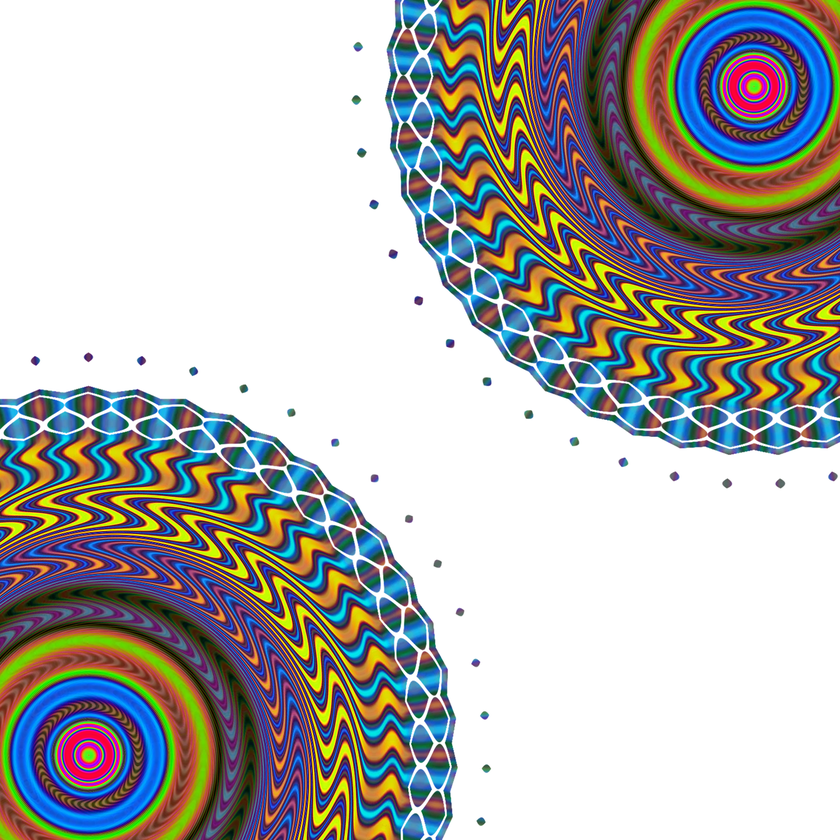
#> input picture Misc/LSD#4/LSD.png, 840 x 840 px, shrunk from 1500 x 1500 before the run
$ python decomposer.py LSD.png out
#> lines starting #> are read from the running program, lines starting #| are printed output that depends on the picture
# Aperisolve was not working so i stole this form its source code

from pathlib import Path
from PIL import Image
import numpy as np
import json
import argparse

def update_data(output_dir: Path, data: dict) -> None:
    json_path = output_dir / "results.json"
    with open(json_path, 'w', encoding='utf-8') as f:
        json.dump(data, f, indent=4)

def analyze_decomposer(input_img: Path, output_dir: Path) -> None:
    try:
        img = Image.open(input_img)
#> img is the input picture: PIL image 840x840 RGBA; mean R, G, B, A 178.3, 178.5, 176.9, 255
    except Exception as e:
        return

    img_np = np.array(img)

    if len(img_np.shape) == 2:
        channels = 1
    else:
        channels = img_np.shape[2]
#> channels = 4

    if channels > 1:
        full_names = ["Red", "Green", "Blue", "Alpha"]
        channel_names = full_names[:channels]
#> channel_names = ['Red', 'Green', 'Blue', 'Alpha']
    else:
        channel_names = ["Grayscale"]

    image_json = {}

    if channels >= 3:
        superimposed_json = []
        for bit in range(8):
            bit_mask = 1 << bit
            rgb_planes = [((img_np[..., c] & bit_mask) >> bit) * 255 for c in range(3)]
            rgb_image = np.stack(rgb_planes, axis=-1).astype(np.uint8)
            rgb_img = Image.fromarray(rgb_image, mode="RGB")

            img_name = f"superimposed_bit_{bit}.png"
            out_path = output_dir / img_name

            dl_path = Path(output_dir.name) / img_name
            superimposed_json.append("/image/" + str(dl_path))

            rgb_img.save(out_path)
#> this loop made 8 passes
#> pass 1, in analyze_decomposer, `rgb_image = np.stack(rgb_planes, axis=-1).astype(np.uint8)`:
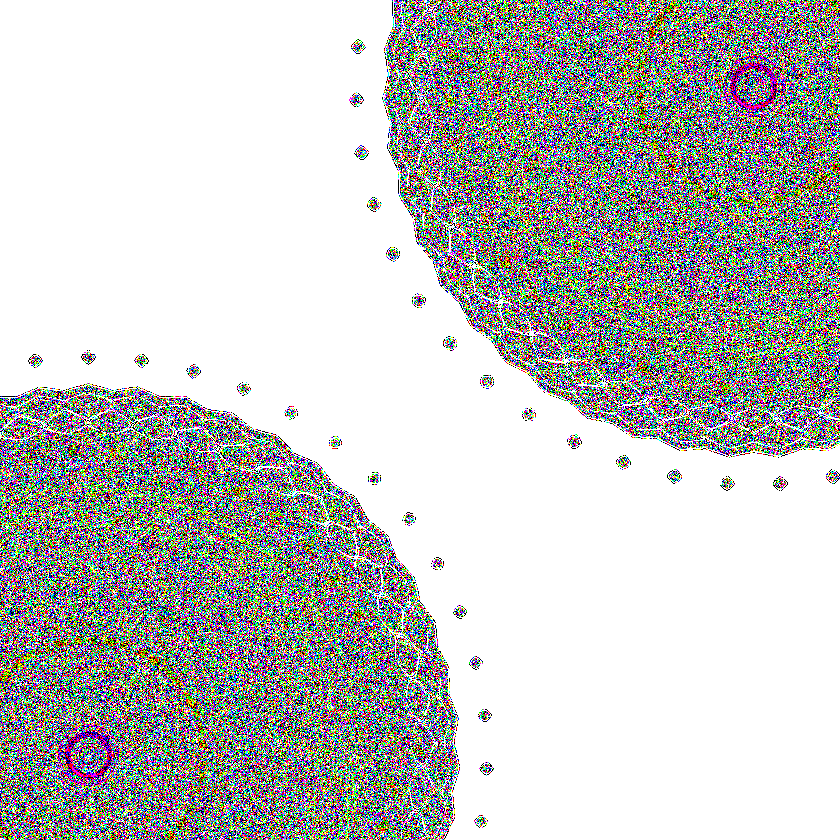
#> rgb_image: shape (840, 840, 3); mean of channels 0, 1, 2 190.8, 191.8, 189.6; drawn as R, G, B
#> after the loop:
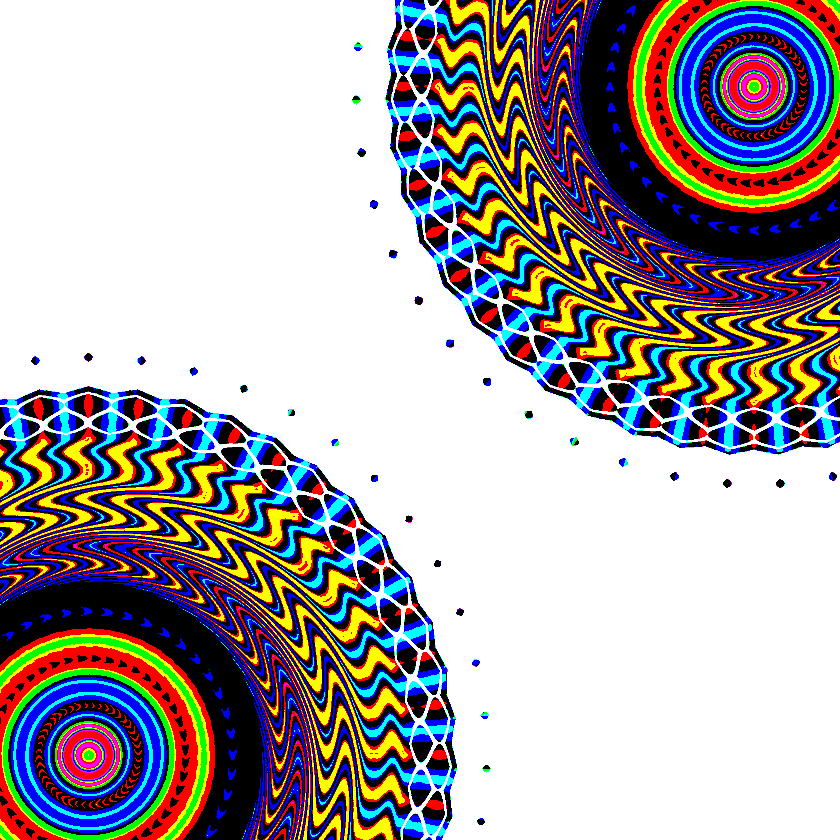
#> rgb_image: shape (840, 840, 3); mean R, G, B 170.1, 165.2, 166.8
#> after the loop, superimposed_json = 8 items

        image_json["Superimposed"] = superimposed_json

    for c in range(channels):
        channel_data = img_np[..., c] if channels > 1 else img_np
        channel_label = channel_names[c]
        channel_json = []

        for bit in range(8):
            bit_mask = 1 << bit
            bit_plane = ((channel_data & bit_mask) >> bit) * 255

            bit_img = Image.fromarray(bit_plane.astype(np.uint8), mode="L")

            img_name = f"{channel_label}_bit_{bit}.png"
            out_path = output_dir / img_name
            dl_path = Path(output_dir.name) / img_name

            channel_json.append("/image/" + str(dl_path))
            bit_img.save(out_path)

        image_json[channel_label] = channel_json
#> this loop made 4 passes
#> pass 1, in analyze_decomposer, `channel_data = img_np[..., c] if channels > 1 else img_np`:
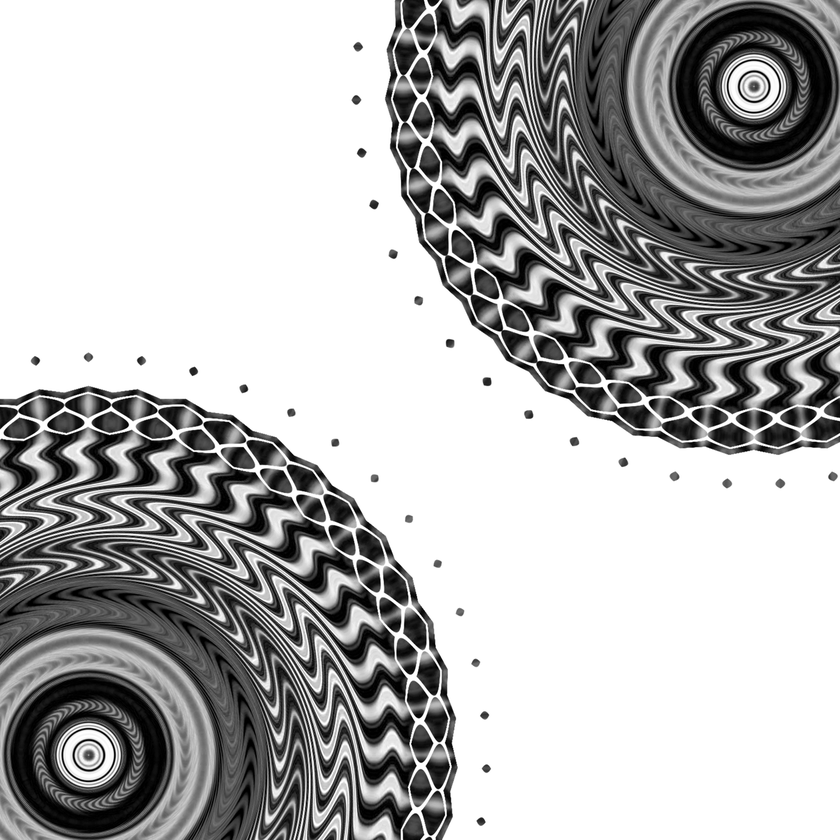
#> channel_data: shape (840, 840); min 0, max 255, mean 178.3
#> pass 1, in analyze_decomposer, `bit_img.save(out_path)`:
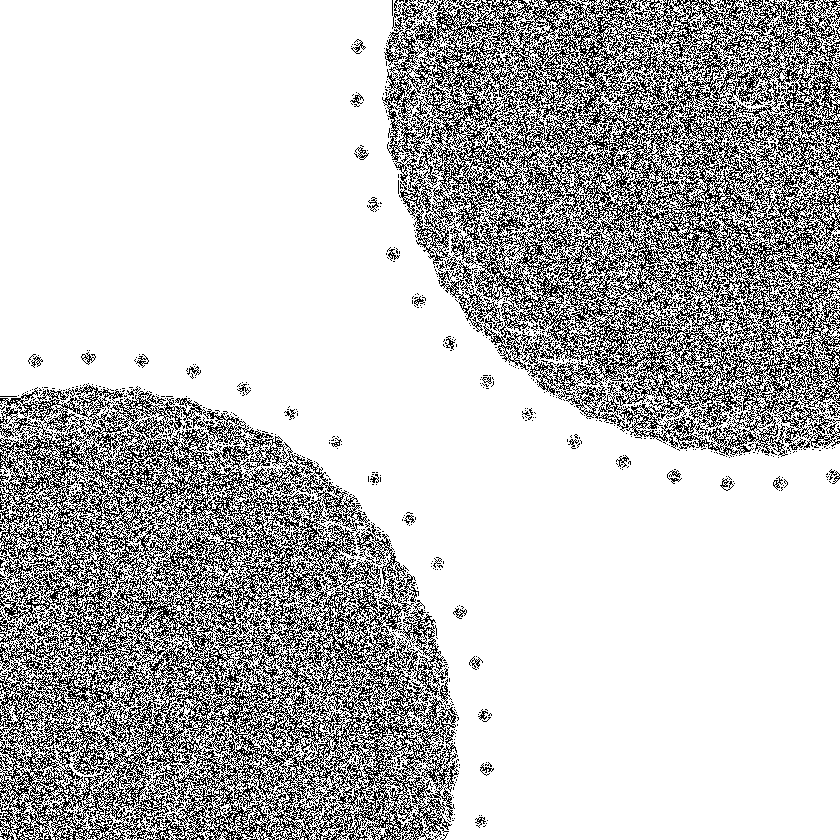
#> saved as Red_bit_0.png: PIL image 840x840 L; 74.8% white; black in thin lines or dots
#> pass 1, in analyze_decomposer, `bit_img.save(out_path)`:
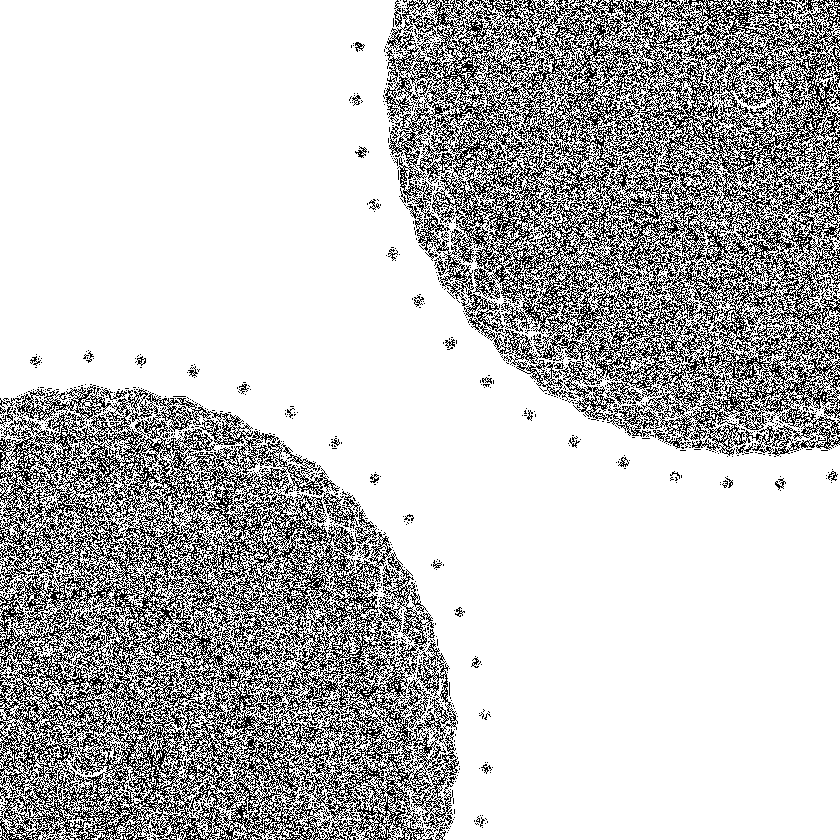
#> saved as Red_bit_1.png: PIL image 840x840 L; 74.9% white; black in thin lines or dots
#> pass 1, in analyze_decomposer, `bit_img.save(out_path)`:
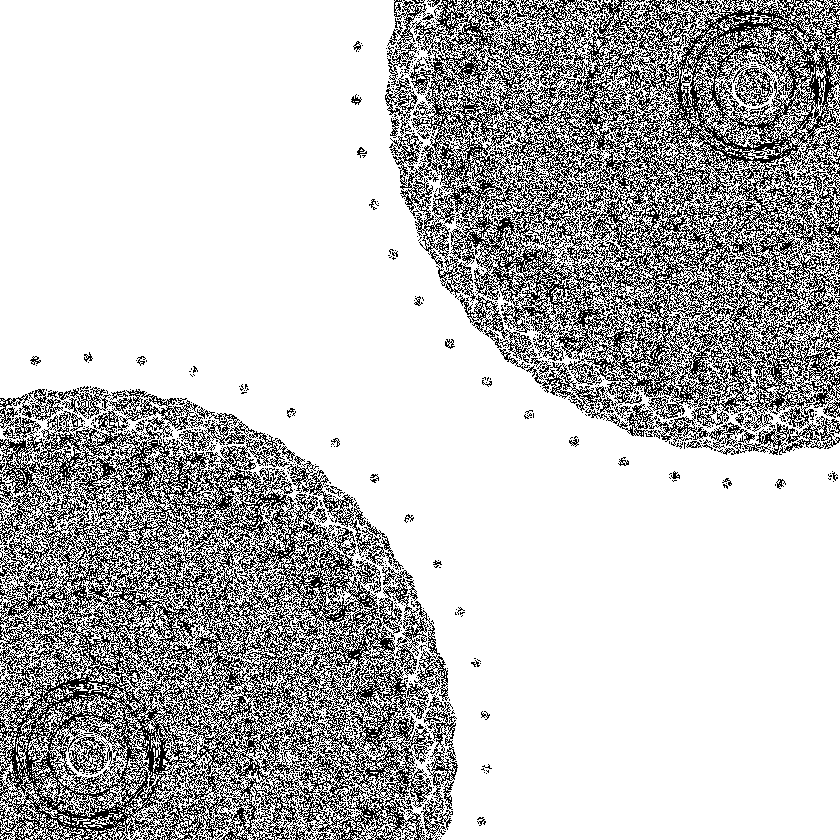
#> saved as Red_bit_2.png: PIL image 840x840 L; 74.7% white; black in thin lines or dots
#> after the loop: bit_img: PIL image 840x840 L; every value is 255
#> after the loop, image_json = 5 items

if __name__ == "__main__":
    parser = argparse.ArgumentParser(description="Decompose image into bit planes.")
    parser.add_argument("input_image", type=Path, help="Path to the input image.")
    parser.add_argument("output_dir", type=Path, help="Directory to save output images.")
    args = parser.parse_args()

    if not args.input_image.exists():
        print(f"[!] L'image d'entrée n'existe pas : {args.input_image}")
        exit()

    args.output_dir.mkdir(parents=True, exist_ok=True)
    analyze_decomposer(args.input_image, args.output_dir)
